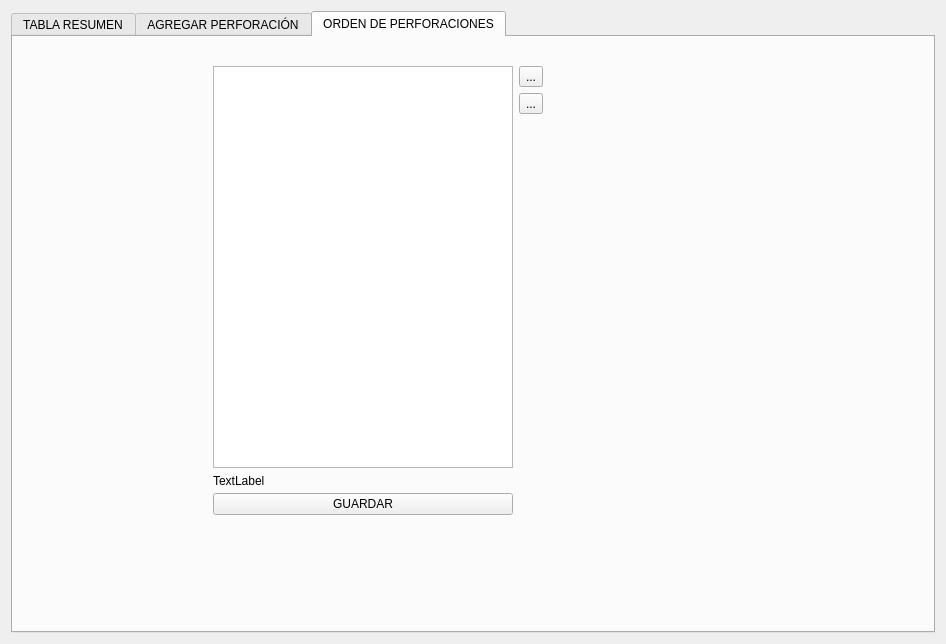
<?xml version="1.0" encoding="UTF-8"?>
<ui version="4.0">
 <class>frameBDPerforaciones</class>
 <widget class="QFrame" name="frameBDPerforaciones">
  <property name="geometry">
   <rect>
    <x>0</x>
    <y>0</y>
    <width>946</width>
    <height>644</height>
   </rect>
  </property>
  <property name="windowTitle">
   <string>Frame</string>
  </property>
  <layout class="QGridLayout" name="gridLayout">
   <item row="1" column="0">
    <widget class="QTabWidget" name="tabWidget">
     <property name="currentIndex">
      <number>2</number>
     </property>
     <widget class="QWidget" name="tab">
      <attribute name="icon">
       <iconset>
        <normaloff>../Images/Icons/ICO_tabla.png</normaloff>../Images/Icons/ICO_tabla.png</iconset>
      </attribute>
      <attribute name="title">
       <string>TABLA RESUMEN</string>
      </attribute>
      <layout class="QVBoxLayout" name="verticalLayout_3">
       <item>
        <layout class="QHBoxLayout" name="horizontalLayout">
         <item>
          <widget class="QLineEdit" name="lineEditNombreBuscarPerforacion">
           <property name="inputMask">
            <string/>
           </property>
           <property name="text">
            <string/>
           </property>
           <property name="placeholderText">
            <string>Nombre Perforación</string>
           </property>
          </widget>
         </item>
         <item>
          <widget class="QPushButton" name="pushButtonLimpiarTablaPerforacion">
           <property name="text">
            <string>Limpiar tabla</string>
           </property>
          </widget>
         </item>
         <item>
          <widget class="QPushButton" name="pushButtonBuscarTodasPerforaciones">
           <property name="text">
            <string>Todos</string>
           </property>
          </widget>
         </item>
         <item>
          <widget class="QPushButton" name="pushButtonMostrarOcultarPerforaciones">
           <property name="whatsThis">
            <string/>
           </property>
           <property name="text">
            <string>Mostrar/ocultar columnas</string>
           </property>
          </widget>
         </item>
        </layout>
       </item>
       <item>
        <widget class="QTableWidget" name="tableWidgetPerforaciones">
         <property name="editTriggers">
          <set>QAbstractItemView::NoEditTriggers</set>
         </property>
         <property name="alternatingRowColors">
          <bool>true</bool>
         </property>
         <property name="selectionMode">
          <enum>QAbstractItemView::ContiguousSelection</enum>
         </property>
         <property name="rowCount">
          <number>0</number>
         </property>
         <property name="columnCount">
          <number>9</number>
         </property>
         <attribute name="horizontalHeaderCascadingSectionResizes">
          <bool>false</bool>
         </attribute>
         <attribute name="horizontalHeaderShowSortIndicator" stdset="0">
          <bool>false</bool>
         </attribute>
         <attribute name="horizontalHeaderStretchLastSection">
          <bool>true</bool>
         </attribute>
         <attribute name="verticalHeaderVisible">
          <bool>false</bool>
         </attribute>
         <column>
          <property name="text">
           <string>ID</string>
          </property>
         </column>
         <column>
          <property name="text">
           <string>Perforación</string>
          </property>
         </column>
         <column>
          <property name="text">
           <string>Coor Este</string>
          </property>
         </column>
         <column>
          <property name="text">
           <string>Coor Norte</string>
          </property>
         </column>
         <column>
          <property name="text">
           <string>Elevación</string>
          </property>
         </column>
         <column>
          <property name="text">
           <string>Profundidad</string>
          </property>
         </column>
         <column>
          <property name="text">
           <string>Fecha Inicio</string>
          </property>
         </column>
         <column>
          <property name="text">
           <string>Fecha Final</string>
          </property>
         </column>
         <column>
          <property name="text">
           <string>Localización</string>
          </property>
         </column>
        </widget>
       </item>
      </layout>
     </widget>
     <widget class="QWidget" name="tab_2">
      <attribute name="icon">
       <iconset>
        <normaloff>../Images/Icons/ICO_Add.png</normaloff>../Images/Icons/ICO_Add.png</iconset>
      </attribute>
      <attribute name="title">
       <string>AGREGAR PERFORACIÓN</string>
      </attribute>
      <layout class="QGridLayout" name="gridLayout_2">
       <item row="1" column="1">
        <layout class="QVBoxLayout" name="verticalLayout_4">
         <item>
          <layout class="QHBoxLayout" name="horizontalLayout_5">
           <item>
            <widget class="QGroupBox" name="groupBox">
             <property name="title">
              <string>General</string>
             </property>
             <layout class="QVBoxLayout" name="verticalLayout">
              <item>
               <widget class="QLabel" name="label">
                <property name="text">
                 <string>Nombre de perforación:</string>
                </property>
               </widget>
              </item>
              <item>
               <widget class="QLineEdit" name="lineEditNombrePerforacion"/>
              </item>
              <item>
               <widget class="QLabel" name="label_2">
                <property name="text">
                 <string>Localización:</string>
                </property>
               </widget>
              </item>
              <item>
               <widget class="QLineEdit" name="lineEdiLocalizacionPerforacion">
                <property name="text">
                 <string/>
                </property>
               </widget>
              </item>
              <item>
               <widget class="QLabel" name="label_6">
                <property name="text">
                 <string>Fecha inicio:</string>
                </property>
               </widget>
              </item>
              <item>
               <layout class="QHBoxLayout" name="horizontalLayout_2">
                <item>
                 <widget class="QDateEdit" name="dateEditFechaInicioPerforacion"/>
                </item>
                <item>
                 <spacer name="horizontalSpacer">
                  <property name="orientation">
                   <enum>Qt::Horizontal</enum>
                  </property>
                  <property name="sizeHint" stdset="0">
                   <size>
                    <width>40</width>
                    <height>20</height>
                   </size>
                  </property>
                 </spacer>
                </item>
               </layout>
              </item>
              <item>
               <widget class="QLabel" name="label_7">
                <property name="text">
                 <string>Fecha final:</string>
                </property>
               </widget>
              </item>
              <item>
               <layout class="QHBoxLayout" name="horizontalLayout_3">
                <item>
                 <widget class="QDateEdit" name="dateEditFechaFinalPerforacion"/>
                </item>
                <item>
                 <spacer name="horizontalSpacer_2">
                  <property name="orientation">
                   <enum>Qt::Horizontal</enum>
                  </property>
                  <property name="sizeHint" stdset="0">
                   <size>
                    <width>40</width>
                    <height>20</height>
                   </size>
                  </property>
                 </spacer>
                </item>
               </layout>
              </item>
             </layout>
            </widget>
           </item>
           <item>
            <widget class="QGroupBox" name="groupBox_2">
             <property name="minimumSize">
              <size>
               <width>130</width>
               <height>0</height>
              </size>
             </property>
             <property name="maximumSize">
              <size>
               <width>130</width>
               <height>16777215</height>
              </size>
             </property>
             <property name="title">
              <string>Especificos</string>
             </property>
             <property name="alignment">
              <set>Qt::AlignLeading|Qt::AlignLeft|Qt::AlignVCenter</set>
             </property>
             <layout class="QVBoxLayout" name="verticalLayout_2">
              <item>
               <widget class="QLabel" name="label_3">
                <property name="minimumSize">
                 <size>
                  <width>100</width>
                  <height>20</height>
                 </size>
                </property>
                <property name="maximumSize">
                 <size>
                  <width>100</width>
                  <height>20</height>
                 </size>
                </property>
                <property name="text">
                 <string>Profundidad:</string>
                </property>
               </widget>
              </item>
              <item>
               <widget class="QLineEdit" name="lineEditProfundidadPerforacion">
                <property name="minimumSize">
                 <size>
                  <width>100</width>
                  <height>20</height>
                 </size>
                </property>
                <property name="maximumSize">
                 <size>
                  <width>100</width>
                  <height>20</height>
                 </size>
                </property>
                <property name="text">
                 <string/>
                </property>
               </widget>
              </item>
              <item>
               <widget class="QLabel" name="label_4">
                <property name="minimumSize">
                 <size>
                  <width>100</width>
                  <height>20</height>
                 </size>
                </property>
                <property name="maximumSize">
                 <size>
                  <width>100</width>
                  <height>20</height>
                 </size>
                </property>
                <property name="text">
                 <string>Coordenada Este:</string>
                </property>
               </widget>
              </item>
              <item>
               <widget class="QLineEdit" name="lineEditCoorEstePerforacion">
                <property name="minimumSize">
                 <size>
                  <width>100</width>
                  <height>20</height>
                 </size>
                </property>
                <property name="maximumSize">
                 <size>
                  <width>100</width>
                  <height>20</height>
                 </size>
                </property>
                <property name="text">
                 <string/>
                </property>
               </widget>
              </item>
              <item>
               <widget class="QLabel" name="label_5">
                <property name="minimumSize">
                 <size>
                  <width>100</width>
                  <height>20</height>
                 </size>
                </property>
                <property name="maximumSize">
                 <size>
                  <width>100</width>
                  <height>20</height>
                 </size>
                </property>
                <property name="text">
                 <string>Coordenada Norte:</string>
                </property>
               </widget>
              </item>
              <item>
               <widget class="QLineEdit" name="lineEditCorrNortePerforacion">
                <property name="minimumSize">
                 <size>
                  <width>100</width>
                  <height>20</height>
                 </size>
                </property>
                <property name="maximumSize">
                 <size>
                  <width>100</width>
                  <height>20</height>
                 </size>
                </property>
                <property name="text">
                 <string/>
                </property>
               </widget>
              </item>
              <item>
               <widget class="QLabel" name="label_8">
                <property name="maximumSize">
                 <size>
                  <width>100</width>
                  <height>20</height>
                 </size>
                </property>
                <property name="text">
                 <string>Elevación:</string>
                </property>
               </widget>
              </item>
              <item>
               <widget class="QLineEdit" name="lineEditElevacionPerforacion">
                <property name="minimumSize">
                 <size>
                  <width>100</width>
                  <height>20</height>
                 </size>
                </property>
                <property name="maximumSize">
                 <size>
                  <width>100</width>
                  <height>20</height>
                 </size>
                </property>
                <property name="text">
                 <string/>
                </property>
               </widget>
              </item>
             </layout>
            </widget>
           </item>
          </layout>
         </item>
         <item>
          <spacer name="verticalSpacer_4">
           <property name="orientation">
            <enum>Qt::Vertical</enum>
           </property>
           <property name="sizeHint" stdset="0">
            <size>
             <width>20</width>
             <height>40</height>
            </size>
           </property>
          </spacer>
         </item>
         <item>
          <layout class="QHBoxLayout" name="horizontalLayout_4">
           <item>
            <widget class="QPushButton" name="pushButtonAgergarPerforacion">
             <property name="text">
              <string>Agregar</string>
             </property>
            </widget>
           </item>
           <item>
            <widget class="QPushButton" name="pushButtonActualizarPerforacion">
             <property name="text">
              <string>Actualizar</string>
             </property>
            </widget>
           </item>
           <item>
            <widget class="QPushButton" name="pushButtonEliminarPerforacion">
             <property name="text">
              <string>Eliminar</string>
             </property>
            </widget>
           </item>
           <item>
            <widget class="QPushButton" name="pushButtonLimpiarPerforacion">
             <property name="text">
              <string>Limpiar</string>
             </property>
            </widget>
           </item>
          </layout>
         </item>
        </layout>
       </item>
       <item row="2" column="1">
        <spacer name="verticalSpacer_3">
         <property name="orientation">
          <enum>Qt::Vertical</enum>
         </property>
         <property name="sizeHint" stdset="0">
          <size>
           <width>20</width>
           <height>40</height>
          </size>
         </property>
        </spacer>
       </item>
       <item row="3" column="1">
        <spacer name="verticalSpacer_2">
         <property name="orientation">
          <enum>Qt::Vertical</enum>
         </property>
         <property name="sizeHint" stdset="0">
          <size>
           <width>20</width>
           <height>81</height>
          </size>
         </property>
        </spacer>
       </item>
       <item row="1" column="0">
        <spacer name="horizontalSpacer_3">
         <property name="orientation">
          <enum>Qt::Horizontal</enum>
         </property>
         <property name="sizeHint" stdset="0">
          <size>
           <width>185</width>
           <height>20</height>
          </size>
         </property>
        </spacer>
       </item>
       <item row="1" column="3">
        <spacer name="horizontalSpacer_4">
         <property name="orientation">
          <enum>Qt::Horizontal</enum>
         </property>
         <property name="sizeHint" stdset="0">
          <size>
           <width>185</width>
           <height>20</height>
          </size>
         </property>
        </spacer>
       </item>
       <item row="0" column="1">
        <spacer name="verticalSpacer">
         <property name="orientation">
          <enum>Qt::Vertical</enum>
         </property>
         <property name="sizeHint" stdset="0">
          <size>
           <width>20</width>
           <height>81</height>
          </size>
         </property>
        </spacer>
       </item>
       <item row="1" column="2">
        <spacer name="horizontalSpacer_5">
         <property name="orientation">
          <enum>Qt::Horizontal</enum>
         </property>
         <property name="sizeHint" stdset="0">
          <size>
           <width>40</width>
           <height>20</height>
          </size>
         </property>
        </spacer>
       </item>
      </layout>
     </widget>
     <widget class="QWidget" name="tab_3">
      <attribute name="icon">
       <iconset>
        <normaloff>../Images/Icons/ICO_ordenPerforacion4.png</normaloff>../Images/Icons/ICO_ordenPerforacion4.png</iconset>
      </attribute>
      <attribute name="title">
       <string>ORDEN DE PERFORACIONES</string>
      </attribute>
      <layout class="QGridLayout" name="gridLayout_3">
       <item row="1" column="0">
        <spacer name="horizontalSpacer_6">
         <property name="orientation">
          <enum>Qt::Horizontal</enum>
         </property>
         <property name="sizeHint" stdset="0">
          <size>
           <width>176</width>
           <height>449</height>
          </size>
         </property>
        </spacer>
       </item>
       <item row="1" column="1" colspan="2">
        <layout class="QHBoxLayout" name="horizontalLayout_6">
         <item>
          <layout class="QVBoxLayout" name="verticalLayout_6">
           <item>
            <widget class="QTableWidget" name="tableWidgetOrdenPerforacion">
             <property name="minimumSize">
              <size>
               <width>300</width>
               <height>400</height>
              </size>
             </property>
            </widget>
           </item>
           <item>
            <widget class="QLabel" name="labelVentanaAux">
             <property name="minimumSize">
              <size>
               <width>300</width>
               <height>13</height>
              </size>
             </property>
             <property name="maximumSize">
              <size>
               <width>300</width>
               <height>13</height>
              </size>
             </property>
             <property name="text">
              <string>TextLabel</string>
             </property>
            </widget>
           </item>
           <item>
            <widget class="QPushButton" name="pushButtonGuardarOrdenPerforacion">
             <property name="text">
              <string>GUARDAR</string>
             </property>
            </widget>
           </item>
          </layout>
         </item>
         <item>
          <layout class="QVBoxLayout" name="verticalLayout_5">
           <item>
            <widget class="QToolButton" name="toolButtonMasOrdenPerforacion">
             <property name="autoFillBackground">
              <bool>true</bool>
             </property>
             <property name="text">
              <string>...</string>
             </property>
             <property name="icon">
              <iconset>
               <normaloff>../Images/Icons/ICO_mas.png</normaloff>../Images/Icons/ICO_mas.png</iconset>
             </property>
             <property name="iconSize">
              <size>
               <width>30</width>
               <height>30</height>
              </size>
             </property>
             <property name="popupMode">
              <enum>QToolButton::DelayedPopup</enum>
             </property>
            </widget>
           </item>
           <item>
            <widget class="QToolButton" name="toolButtonMenosOrdenPerforacion">
             <property name="autoFillBackground">
              <bool>true</bool>
             </property>
             <property name="text">
              <string>...</string>
             </property>
             <property name="icon">
              <iconset>
               <normaloff>../Images/Icons/ICO_menos.png</normaloff>../Images/Icons/ICO_menos.png</iconset>
             </property>
             <property name="iconSize">
              <size>
               <width>30</width>
               <height>30</height>
              </size>
             </property>
            </widget>
           </item>
           <item>
            <spacer name="verticalSpacer_5">
             <property name="orientation">
              <enum>Qt::Vertical</enum>
             </property>
             <property name="sizeHint" stdset="0">
              <size>
               <width>20</width>
               <height>40</height>
              </size>
             </property>
            </spacer>
           </item>
          </layout>
         </item>
        </layout>
       </item>
       <item row="1" column="3">
        <spacer name="horizontalSpacer_7">
         <property name="orientation">
          <enum>Qt::Horizontal</enum>
         </property>
         <property name="sizeHint" stdset="0">
          <size>
           <width>176</width>
           <height>20</height>
          </size>
         </property>
        </spacer>
       </item>
       <item row="2" column="1">
        <spacer name="verticalSpacer_8">
         <property name="orientation">
          <enum>Qt::Vertical</enum>
         </property>
         <property name="sizeHint" stdset="0">
          <size>
           <width>20</width>
           <height>40</height>
          </size>
         </property>
        </spacer>
       </item>
       <item row="0" column="1">
        <spacer name="verticalSpacer_6">
         <property name="orientation">
          <enum>Qt::Vertical</enum>
         </property>
         <property name="sizeHint" stdset="0">
          <size>
           <width>20</width>
           <height>81</height>
          </size>
         </property>
        </spacer>
       </item>
       <item row="1" column="4">
        <spacer name="horizontalSpacer_8">
         <property name="orientation">
          <enum>Qt::Horizontal</enum>
         </property>
         <property name="sizeHint" stdset="0">
          <size>
           <width>40</width>
           <height>20</height>
          </size>
         </property>
        </spacer>
       </item>
       <item row="3" column="1">
        <spacer name="verticalSpacer_7">
         <property name="orientation">
          <enum>Qt::Vertical</enum>
         </property>
         <property name="sizeHint" stdset="0">
          <size>
           <width>20</width>
           <height>168</height>
          </size>
         </property>
        </spacer>
       </item>
      </layout>
     </widget>
    </widget>
   </item>
  </layout>
 </widget>
 <resources/>
 <connections/>
</ui>
